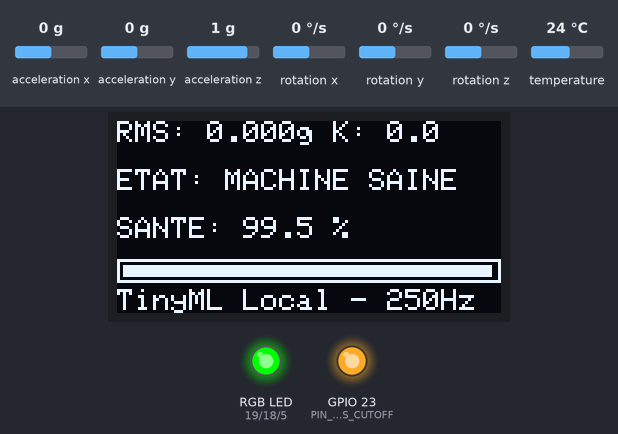
A sketch run on a simulated ESP32. On the bench: 128×64 one-colour display, an RGB LED mixed from three pins (HIGH = lit), output pins drawn as LEDs (lit = HIGH). Inputs (shaded band) come from the test bench; at power-on: acceleration z 1 g, acceleration x 0 g, acceleration y 0 g, rotation x 0 °/s, rotation y 0 °/s, rotation z 0 °/s, temperature 24 °C. What the sketch prints to the serial monitor is not drawn.

Above: at 5.2 s.
5.3 s: acceleration z set to 0.8 g
At 6.9 s:
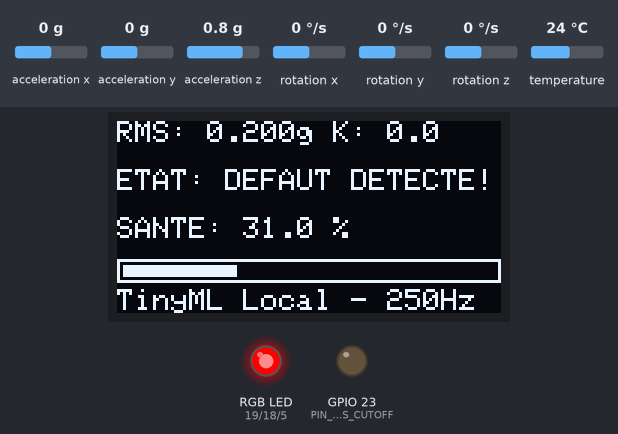
7.2 s: acceleration x set to -1.4 g
At 8.3 s:
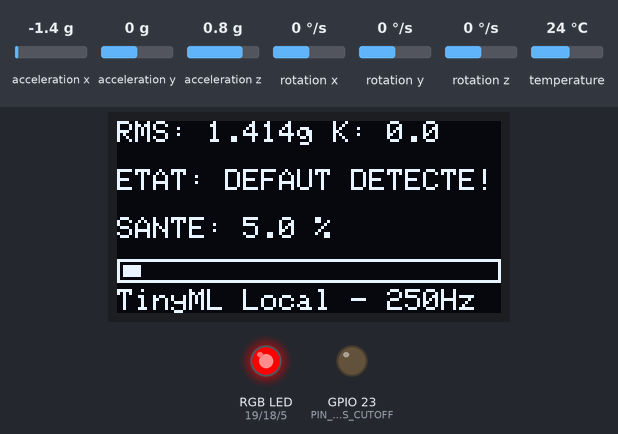
9.4 s: acceleration y set to -1.4 g
At 10.6 s:
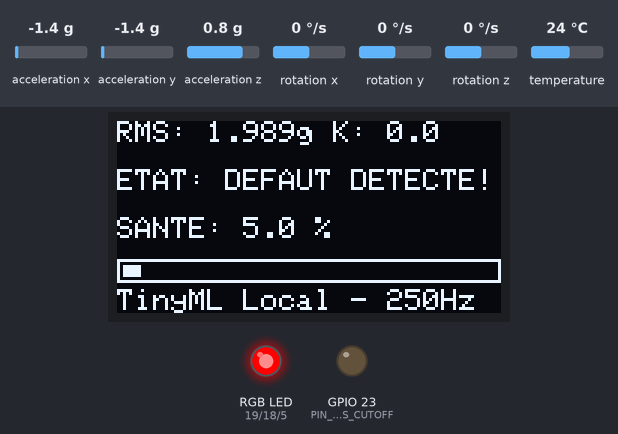
11.5 s: acceleration x set to -0.8 g
At 12.9 s:
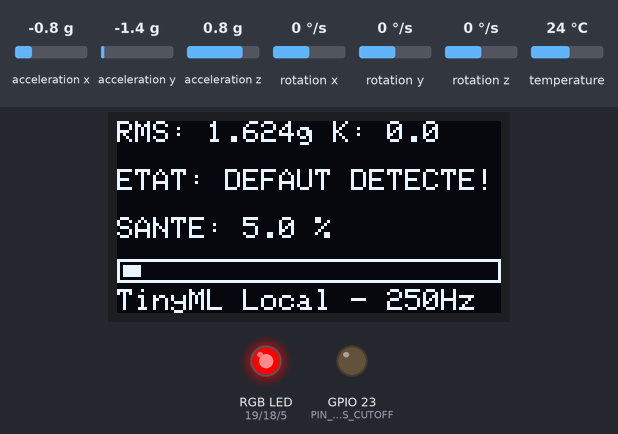
13.6 s: acceleration y set to -0.8 g
At 15.3 s:
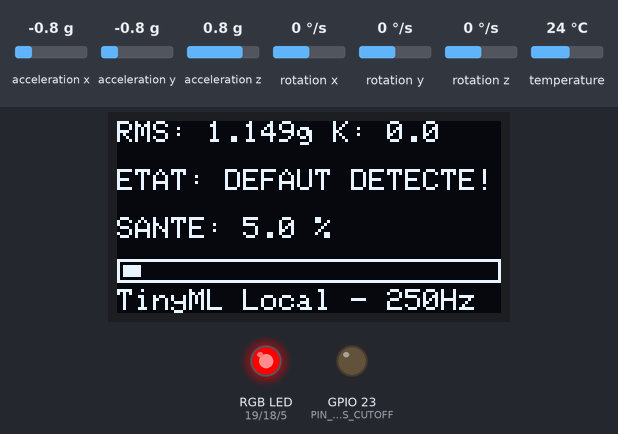
Timing chart, 0 to 16.7 s (numbered marks = the images above; inputs shaded):
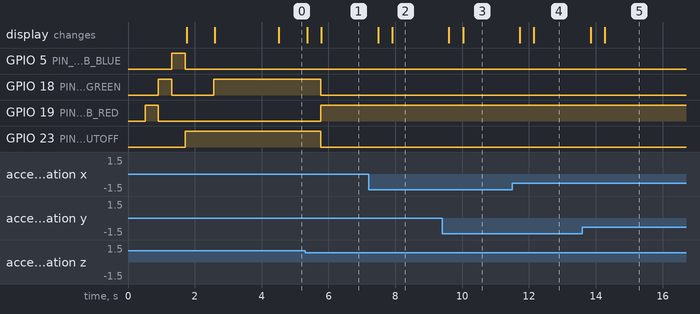

Measured:
- after the input at 5.3 s, GPIO 18 (PIN_RGB_GREEN), GPIO 23 (PIN_MOS_CUTOFF): HIGH → LOW after 0.46 s; GPIO 19 (PIN_RGB_RED): LOW → HIGH after 0.46 s; the display: first changes after 0.06 s (image 1 shows a later state)
- after the input at 7.2 s, the display: first changes after 0.28 s (image 2 shows a later state)
- after the input at 9.4 s, the display: first changes after 0.20 s (image 3 shows a later state)
- after the input at 11.5 s, the display: first changes after 0.22 s (image 4 shows a later state)
- after the input at 13.6 s, the display: first changes after 0.24 s (image 5 shows a later state)

The sketch:

esp32_firmware.ino
```cpp
/*
  =============================================================================
  PROJET PFE MASTER - EDGE AI & IOT PREDICTIVE MAINTENANCE
  FIRMWARE ESP32 OFFICIEL - AVEC SCANNER I2C ET TINYML LOCAL
  =============================================================================
*/

#include <Wire.h>
#include <Adafruit_GFX.h>
#include <Adafruit_SSD1306.h>
#include <Adafruit_MPU6050.h>
#include <Adafruit_Sensor.h>

#include "model_tinyml.h"  // Modèle TinyML & struct PredictionResult

// ── Broches Matériel ESP32 ──────────────────────────────────────────────────
#define PIN_MOS_CUTOFF   23   // Commande SIG du Module MOSFET (Sécurité coupure)
#define PIN_RGB_RED      19   // Broche R de la LED RGB HW-479
#define PIN_RGB_GREEN    18   // Broche G de la LED RGB HW-479
#define PIN_RGB_BLUE      5   // Broche B de la LED RGB HW-479
#define I2C_SDA          21   // Broche SDA (Partagée entre OLED et MPU-6050)
#define I2C_SCL          22   // Broche SCL (Partagée entre OLED et MPU-6050)

// ── Configuration Écran OLED SSD1306 ────────────────────────────────────────
#define SCREEN_WIDTH 128
#define SCREEN_HEIGHT 64
#define OLED_RESET    -1
Adafruit_SSD1306 display(SCREEN_WIDTH, SCREEN_HEIGHT, &Wire, OLED_RESET);

// ── Capteur MPU-6050 ────────────────────────────────────────────────────────
Adafruit_MPU6050 mpu;
bool mpu_adafruit_ok = false;
bool mpu_direct_ok = false;
uint8_t mpu_addr = 0x68; // Adresse par défaut (0x68 ou 0x69)

// ── Gestion de la LED RGB (Cathode Commune par défaut) ──────────────────────
bool rgb_common_cathode = true; // Mettre false si Anode Commune

void setRGB(bool red, bool green, bool blue) {
  if (rgb_common_cathode) {
    digitalWrite(PIN_RGB_RED, red ? HIGH : LOW);
    digitalWrite(PIN_RGB_GREEN, green ? HIGH : LOW);
    digitalWrite(PIN_RGB_BLUE, blue ? HIGH : LOW);
  } else {
    digitalWrite(PIN_RGB_RED, red ? LOW : HIGH);
    digitalWrite(PIN_RGB_GREEN, green ? LOW : HIGH);
    digitalWrite(PIN_RGB_BLUE, blue ? LOW : HIGH);
  }
}

// ── Buffer d'échantillonnage vibratoire ─────────────────────────────────────
#define BUFFER_SIZE 64
float mag_buf[BUFFER_SIZE];
int buf_index = 0;

// =============================================================================
// FONCTIONS DE COMMUNICATION I2C BAS-NIVEAU (SECURE POUR CLONES)
// =============================================================================
bool testI2CAddress(uint8_t addr) {
  Wire.beginTransmission(addr);
  return (Wire.endTransmission() == 0);
}

bool initMPUDirect(uint8_t addr) {
  Wire.beginTransmission(addr);
  Wire.write(0x6B); // Registre PWR_MGMT_1
  Wire.write(0x00); // Réveil MPU-6050
  if (Wire.endTransmission(true) != 0) return false;

  Wire.beginTransmission(addr);
  Wire.write(0x1C); // Registre ACCEL_CONFIG
  Wire.write(0x18); // +/- 16G
  Wire.endTransmission(true);

  return true;
}

bool readMPURawAccel(uint8_t addr, float &ax_g, float &ay_g, float &az_g) {
  Wire.beginTransmission(addr);
  Wire.write(0x3B); // Registre ACCEL_XOUT_H
  if (Wire.endTransmission(false) != 0) return false;

  if (Wire.requestFrom((int)addr, 6, true) != 6) return false;

  int16_t raw_x = (Wire.read() << 8) | Wire.read();
  int16_t raw_y = (Wire.read() << 8) | Wire.read();
  int16_t raw_z = (Wire.read() << 8) | Wire.read();

  ax_g = (float)raw_x / 2048.0f;
  ay_g = (float)raw_y / 2048.0f;
  az_g = (float)raw_z / 2048.0f;
  return true;
}

// =============================================================================
// INITIALISATION SYSTEME (SETUP)
// =============================================================================
void setup() {
  Serial.begin(115200);
  delay(500);
  Serial.println("\n\n==========================================");
  Serial.println("  ESP32 EDGE AI - SYSTEME DE MAINTENANCE  ");
  Serial.println("==========================================");

  pinMode(PIN_MOS_CUTOFF, OUTPUT);
  pinMode(PIN_RGB_RED, OUTPUT);
  pinMode(PIN_RGB_GREEN, OUTPUT);
  pinMode(PIN_RGB_BLUE, OUTPUT);

  // Auto-test lumineux RGB au démarrage
  Serial.println("-> Test LED RGB (Rouge, Vert, Bleu)...");
  setRGB(true, false, false); delay(400); // Rouge
  setRGB(false, true, false); delay(400); // Vert
  setRGB(false, false, true); delay(400); // Bleu
  setRGB(false, false, false);

  digitalWrite(PIN_MOS_CUTOFF, HIGH);

  // Initialisation I2C sur GPIO 21 (SDA) et GPIO 22 (SCL)
  Wire.begin(I2C_SDA, I2C_SCL);
  Wire.setClock(100000); // 100 kHz standard

  // Initialisation OLED (0x3C)
  display.begin(SSD1306_SWITCHCAPVCC, 0x3C);
  display.clearDisplay();
  display.setTextColor(SSD1306_WHITE);
  display.setTextSize(1);
  display.setCursor(0, 5);
  display.println("DIAGNOSTIC EDGE AI");
  display.setCursor(0, 20);
  display.println("Scan du bus I2C...");
  display.display();
  delay(800);

  // SCAN COMPLET DU BUS I2C
  bool found_oled = testI2CAddress(0x3C);
  bool found_mpu68 = testI2CAddress(0x68);
  bool found_mpu69 = testI2CAddress(0x69);

  Serial.print("OLED (0x3C)  : "); Serial.println(found_oled ? "OK" : "NON VU");
  Serial.print("MPU  (0x68)  : "); Serial.println(found_mpu68 ? "OK DETECTE !" : "NON VU");
  Serial.print("MPU  (0x69)  : "); Serial.println(found_mpu69 ? "OK DETECTE !" : "NON VU");

  if (found_mpu68) mpu_addr = 0x68;
  else if (found_mpu69) mpu_addr = 0x69;

  // Tentative Méthode 1 : Adafruit_MPU6050
  if (found_mpu68 || found_mpu69) {
    if (mpu.begin(mpu_addr)) {
      mpu_adafruit_ok = true;
      mpu.setAccelerometerRange(MPU6050_RANGE_16_G);
      mpu.setFilterBandwidth(MPU6050_BAND_260_HZ);
      Serial.println("✅ MPU-6050 initialise via Adafruit_MPU6050 !");
    } else {
      // Méthode 2 : Pilote Direct Wire (si clone chinois)
      if (initMPUDirect(mpu_addr)) {
        mpu_direct_ok = true;
        Serial.println("✅ MPU-6050 initialise via Pilote Direct Wire !");
      }
    }
  }

  bool is_ready = (mpu_adafruit_ok || mpu_direct_ok);

  display.clearDisplay();
  display.setCursor(0, 0);
  display.println("=== STATUT MATERIEL ===");
  display.setCursor(0, 16);
  display.print("OLED: "); display.println(found_oled ? "OK (0x3C)" : "ERREUR");
  display.setCursor(0, 30);
  display.print("MPU : ");
  if (is_ready) {
    display.print("OK (0x"); display.print(mpu_addr, HEX); display.println(")");
    setRGB(false, true, false); // Vert = Pret
  } else {
    display.println("NON DETECTE !");
    setRGB(true, false, false); // Rouge = Erreur
  }
  display.setCursor(0, 48);
  display.println(is_ready ? "DEMARRAGE IA..." : "VERIFIEZ LES FILS");
  display.display();
  delay(1500);
}

// =============================================================================
// BOUCLE PRINCIPALE (LOOP)
// =============================================================================
void runInference();

void loop() {
  float ax = 0.0f, ay = 0.0f, az = 0.0f;
  bool read_ok = false;

  if (mpu_adafruit_ok) {
    sensors_event_t a, g, temp;
    if (mpu.getEvent(&a, &g, &temp)) {
      ax = a.acceleration.x / 9.81f;
      ay = a.acceleration.y / 9.81f;
      az = (a.acceleration.z - 9.81f) / 9.81f;
      read_ok = true;
    }
  } else if (mpu_direct_ok) {
    read_ok = readMPURawAccel(mpu_addr, ax, ay, az);
    az -= 1.0f; // Gravité 1g
  }

  if (!read_ok) {
    display.clearDisplay();
    display.setTextSize(1);
    display.setCursor(0, 0);
    display.println("MPU-6050 NON DETECTE");
    display.setCursor(0, 14);
    display.println("UCC -> 3.3V (Fil Droit)");
    display.setCursor(0, 26);
    display.println("GND -> Masse (Blanc)");
    display.setCursor(0, 38);
    display.println("SCL -> D22   (Noir)");
    display.setCursor(0, 50);
    display.println("SDA -> D21   (Orange)");
    display.display();

    setRGB(true, false, false); delay(250);
    setRGB(false, false, false); delay(250);

    // Tentative de reconnexion automatique en continu
    if (testI2CAddress(0x68)) {
      mpu_addr = 0x68;
      if (mpu.begin(0x68)) mpu_adafruit_ok = true;
      else if (initMPUDirect(0x68)) mpu_direct_ok = true;
    } else if (testI2CAddress(0x69)) {
      mpu_addr = 0x69;
      if (mpu.begin(0x69)) mpu_adafruit_ok = true;
      else if (initMPUDirect(0x69)) mpu_direct_ok = true;
    }
    return;
  }

  // Calcul magnitude d'accélération
  float mag = sqrtf(ax * ax + ay * ay + az * az);
  mag_buf[buf_index++] = mag;

  if (buf_index >= BUFFER_SIZE) {
    buf_index = 0;
    runInference();
  }

  delay(4); // Fréquence d'échantillonnage ~250 Hz
}

// =============================================================================
// INFERENCE TINYML & GESTION ACTIONNEURS
// =============================================================================
void runInference() {
  float sum = 0.0f, sum_sq = 0.0f;
  float min_val = mag_buf[0], max_val = mag_buf[0];

  for (int i = 0; i < BUFFER_SIZE; i++) {
    float v = mag_buf[i];
    sum += v;
    sum_sq += v * v;
    if (v < min_val) min_val = v;
    if (v > max_val) max_val = v;
  }

  float mean = sum / BUFFER_SIZE;
  float rms = sqrtf(sum_sq / BUFFER_SIZE);
  float p2p = max_val - min_val;

  float var_sum = 0.0f, skew_sum = 0.0f, kurt_sum = 0.0f;
  for (int i = 0; i < BUFFER_SIZE; i++) {
    float d = mag_buf[i] - mean;
    float d2 = d * d;
    var_sum += d2;
    skew_sum += d2 * d;
    kurt_sum += d2 * d2;
  }
  float variance = var_sum / BUFFER_SIZE;
  float std_dev = sqrtf(variance > 0.0001f ? variance : 0.0001f);
  float kurtosis = (kurt_sum / BUFFER_SIZE) / (variance * variance + 0.0001f);
  float crest_factor = rms > 0.0001f ? (max_val / rms) : 1.0f;

  // Vecteur de features pour le modèle Gradient Boosting
  float features[16];
  features[0] = mean;
  features[1] = std_dev;
  features[2] = variance;
  features[3] = rms;
  features[4] = min_val;
  features[5] = max_val;
  features[6] = p2p;
  features[7] = sum_sq;
  features[8] = (skew_sum / BUFFER_SIZE) / (std_dev * std_dev * std_dev + 0.0001f);
  features[9] = kurtosis;
  features[10] = crest_factor;
  features[11] = max_val / (mean + 0.0001f);
  features[12] = rms * 2000.0f;
  features[13] = kurtosis * 350.0f;
  features[14] = 2580.0f;
  features[15] = 1320.0f;

  // Inférence locale via model_tinyml.h
  PredictionResult pred = predict_bearing_health(features);

  bool is_fault = (pred.predicted_class == 1 || kurtosis > 4.5f || rms > 0.18f);

  // Calcul dynamique et réactif de l'Indice de Santé (NASA IMS Physical Degradation Model)
  float dynamic_health = 100.0f;
  if (rms > 0.08f) {
    dynamic_health -= (rms - 0.08f) * 350.0f;
  }
  if (kurtosis > 3.0f) {
    dynamic_health -= (kurtosis - 3.0f) * 10.0f;
  }
  if (is_fault) {
    // Si défaut ou choc critique, chute immédiate en zone d'alerte / critique
    if (dynamic_health > 45.0f) dynamic_health = 35.0f - (rms * 20.0f);
  }
  if (dynamic_health < 5.0f) dynamic_health = 5.0f;
  if (dynamic_health > 99.5f) dynamic_health = 99.5f;

  if (is_fault) {
    setRGB(true, false, false);          // LED ROUGE
    digitalWrite(PIN_MOS_CUTOFF, LOW);    // COUPURE MOTEUR (LOTO)
  } else {
    setRGB(false, true, false);         // LED VERTE
    digitalWrite(PIN_MOS_CUTOFF, HIGH);   // MOTEUR ACTIVE
  }

  // Télémétrie Série JSON (115200 bauds)
  Serial.print("{\"rms\":"); Serial.print(rms, 4);
  Serial.print(",\"kurtosis\":"); Serial.print(kurtosis, 2);
  Serial.print(",\"health\":"); Serial.print(dynamic_health, 1);
  Serial.print(",\"fault\":"); Serial.print(is_fault ? 1 : 0);
  Serial.println("}");

  // Affichage OLED
  display.clearDisplay();
  display.setTextColor(SSD1306_WHITE);
  display.setTextSize(1);
  display.setCursor(0, 0);
  display.print("RMS: "); display.print(rms, 3); display.print("g ");
  display.print("K: "); display.print(kurtosis, 1);

  display.setCursor(0, 16);
  if (is_fault) {
    display.print("ETAT: DEFAUT DETECTE!");
  } else {
    display.print("ETAT: MACHINE SAINE");
  }

  display.setCursor(0, 32);
  display.print("SANTE: ");
  display.print(dynamic_health, 1);
  display.print(" %");

  // Jauge de santé
  display.drawRect(0, 46, 128, 8, SSD1306_WHITE);
  int bar_w = (int)((dynamic_health / 100.0f) * 124);
  if (bar_w < 0) bar_w = 0;
  if (bar_w > 124) bar_w = 124;
  display.fillRect(2, 48, bar_w, 4, SSD1306_WHITE);

  display.setCursor(0, 56);
  display.print("TinyML Local - 250Hz");
  display.display();
}
```

Source omitted: model_tinyml.h (6353 bytes)
